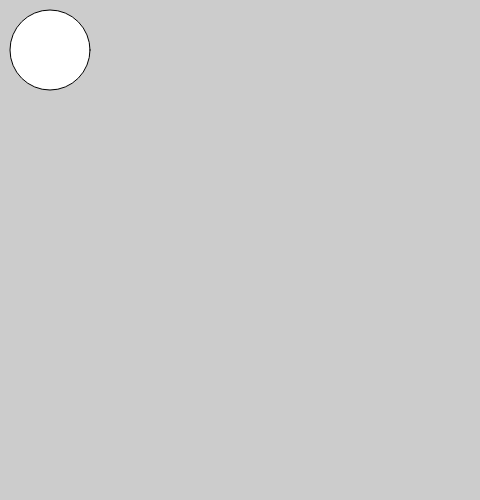
Frame 1 (no input)
Frame 60 (no input): identical to frame 1, image omitted
Frame 120 (the mouse pressed at the canvas centre since frame 60): identical to frame 1, image omitted

The p5.js sketch that drew this single still picture (run headless with seeded random() and noise() and a simulated clock; from frame 60 on, the mouse is pressed at the canvas centre):

// p5.js sketch
// ── sketch.js
function setup() {
  // put setup code here
  createCanvas(480, 500);

  console.log('Hello World');
}

function draw() {
    background(204);

    const width = '50';

    ellipse(width, 50, 80, 80);
}
// ── part2.html
<html>
    <head>
        <title>Hello World Document</title>
        <script src="./p5.js"></script>
        <script src="sketch.js"></script>
    </head>
    <body>
    </body>
</html>
